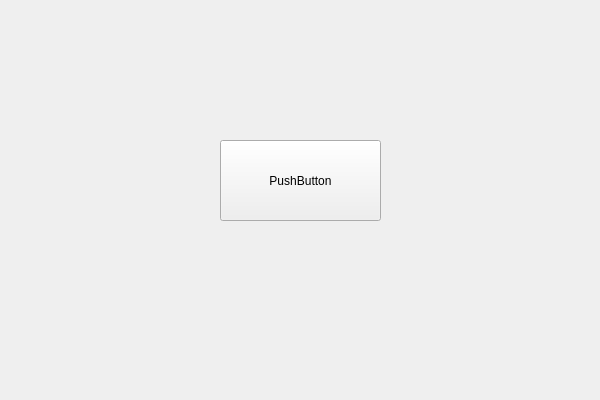
<?xml version="1.0" encoding="UTF-8"?>
<ui version="4.0">
 <class>QEventTestClass</class>
 <widget class="QWidget" name="QEventTestClass">
  <property name="geometry">
   <rect>
    <x>0</x>
    <y>0</y>
    <width>600</width>
    <height>400</height>
   </rect>
  </property>
  <property name="windowTitle">
   <string>QEventTest</string>
  </property>
  <widget class="QPushButton" name="pushButton">
   <property name="geometry">
    <rect>
     <x>220</x>
     <y>140</y>
     <width>161</width>
     <height>81</height>
    </rect>
   </property>
   <property name="text">
    <string>PushButton</string>
   </property>
  </widget>
 </widget>
 <layoutdefault spacing="6" margin="11"/>
 <resources>
  <include location="QEventTest.qrc"/>
 </resources>
 <connections/>
</ui>
